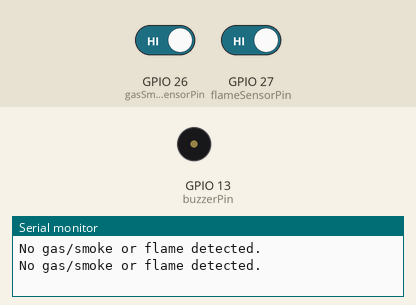
The sketch below on a simulated ESP32. Parts: buzzer (waves = sounding, pin HIGH), the last lines printed to the serial monitor. The inputs (shaded band) are chosen by the test bench; at power-on: GPIO 26 (gasSmokeSensorPin) HIGH, GPIO 27 (flameSensorPin) HIGH. WiFi joins after 1.5 s; servers stay silent unless stated.

Above: at 3.0 s.
3.1 s: GPIO 26 (gasSmokeSensorPin) driven LOW
At 5.0 s:
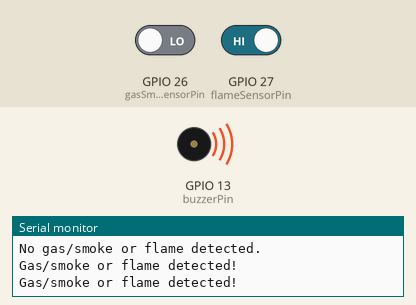
5.3 s: GPIO 26 (gasSmokeSensorPin) driven HIGH
At 6.6 s:
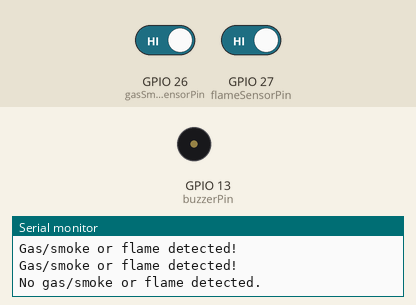
7.3 s: GPIO 27 (flameSensorPin) driven LOW
At 8.2 s:
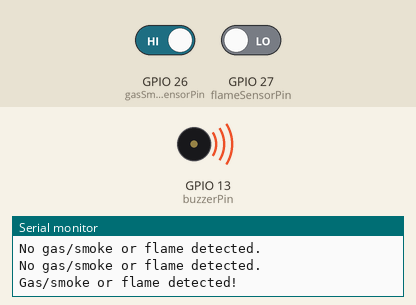
Timing chart, 0 to 10.3 s (numbered marks = the images above; inputs shaded):
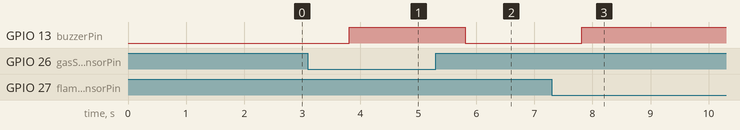

The sketch:

agri-bot.ino
```cpp
#include <WiFi.h>
#include <BlynkSimpleEsp32.h>

#define BLYNK_TEMPLATE_ID "TMPL30icM9MHB"
#define BLYNK_TEMPLATE_NAME "Forest Rescue System"
#define BLYNK_AUTH_TOKEN "AFdKMIEuZniYhGsJmnbqIvbMxqUnHrII"

const int gasSmokeSensorPin = 26;   // Digital pin for MQ-5 gas/smoke sensor
const int flameSensorPin = 27;      // Digital pin for flame sensor
const int buzzerPin = 13;           // Digital pin for the buzzer

char auth[] = "AFdKMIEuZniYhGsJmnbqIvbMxqUnHrII";
char ssid[] = "Salil OnePlus";
char pass[] = "12345678";

void setup() {
  Serial.begin(115200);
  pinMode(gasSmokeSensorPin, INPUT);
  pinMode(flameSensorPin, INPUT);
  pinMode(buzzerPin, OUTPUT);

  Blynk.begin(auth, ssid, pass);
}

void loop() {
  Blynk.run();

  int gasSmokeValue = digitalRead(gasSmokeSensorPin);
  Blynk.virtualWrite(V1, gasSmokeValue);  // Update Blynk app with gas/smoke sensor reading

  int flameValue = digitalRead(flameSensorPin);
  Blynk.virtualWrite(V0, flameValue);  // Update Blynk app with flame sensor reading

  if (gasSmokeValue == LOW || flameValue == LOW) {
    Serial.println("Gas/smoke or flame detected!");
    Blynk.virtualWrite(V1, "Gas/Smoke or Flame Detected");  // Update Blynk app status
    digitalWrite(buzzerPin, HIGH);  // Turn on the buzzer
  } else {
    Serial.println("No gas/smoke or flame detected.");
    Blynk.virtualWrite(V1, "No Gas/Smoke or Flame Detected");  // Update Blynk app status
    digitalWrite(buzzerPin, LOW);   // Turn off the buzzer
  }

  delay(1000);  // Introduce a delay to avoid excessive updates
}
```

Measured:
- after the input at 3.1 s, GPIO 13 (buzzerPin): LOW → HIGH after 0.71 s
- after the input at 5.3 s, GPIO 13 (buzzerPin): HIGH → LOW after 0.51 s
- after the input at 7.3 s, GPIO 13 (buzzerPin): LOW → HIGH after 0.51 s
